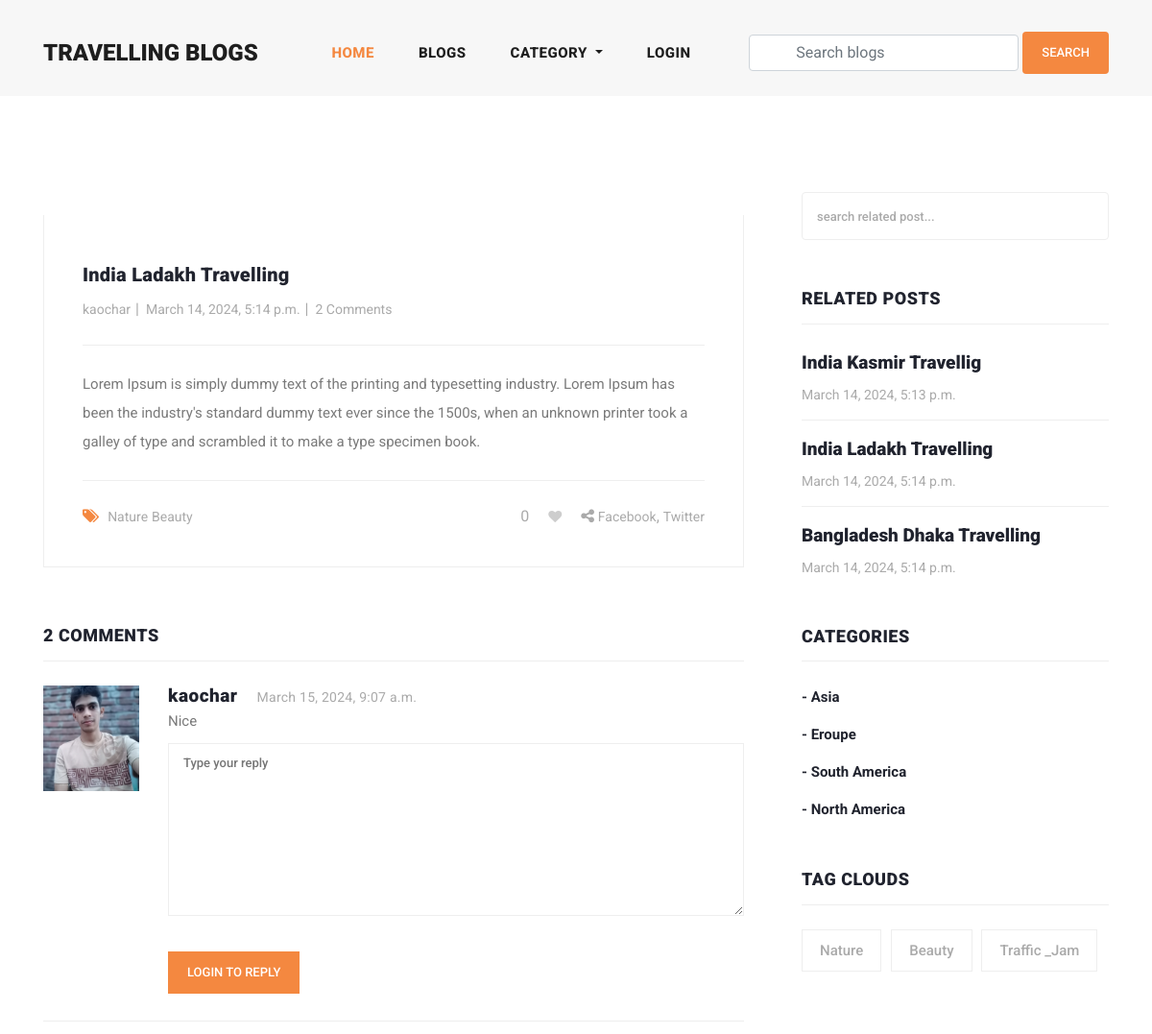
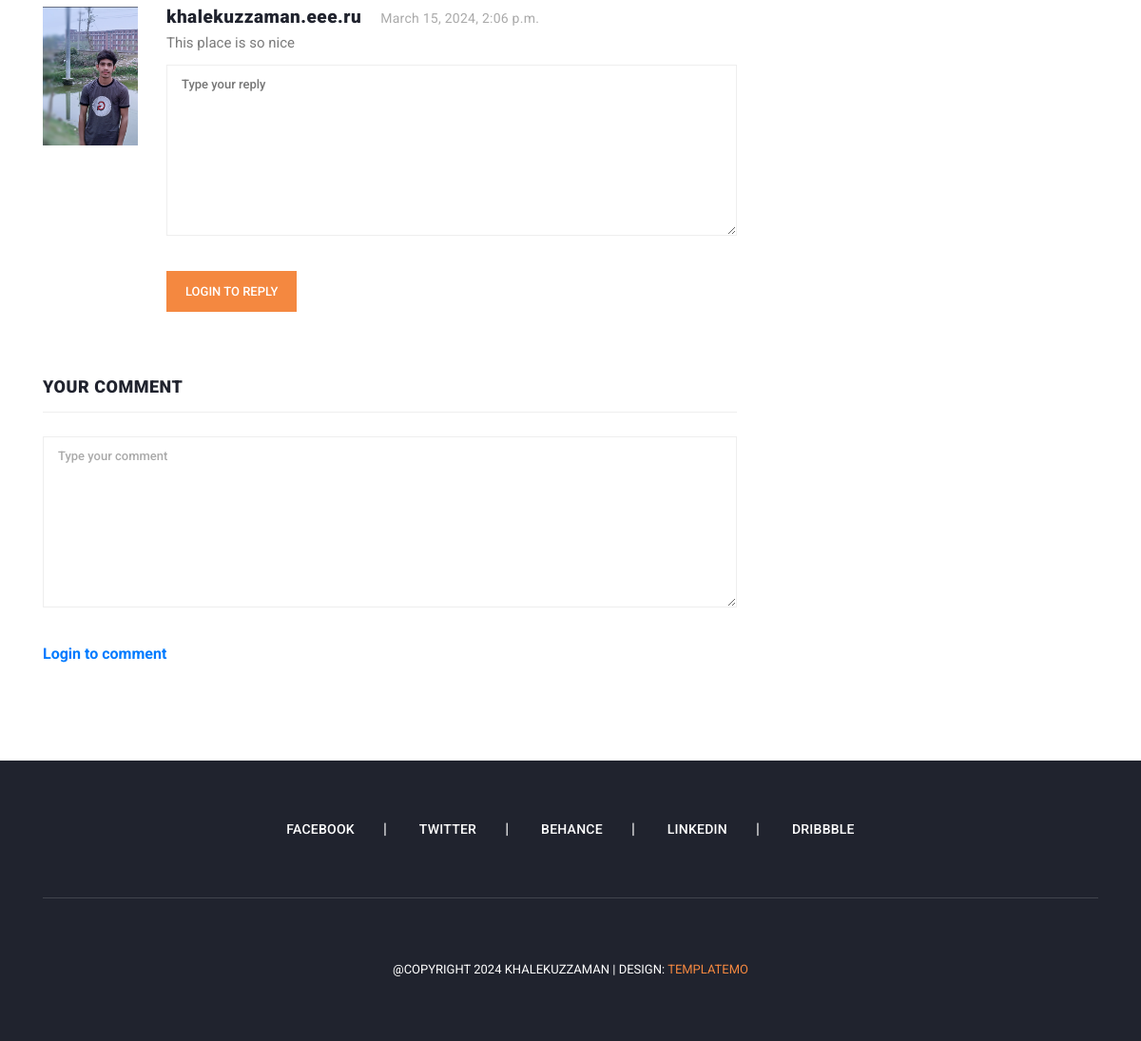
Page /blog/category/asia/india-ladakh-travelling/ on the committed database (2 pictures, top to bottom).
### blog/models.py (models this page shows, shortened)
class Blog(models.Model):
    user = models.ForeignKey(
        Account,
        related_name = 'user_blogs',
        on_delete = models.CASCADE
    )
    tags = models.ManyToManyField(
        Tag,
        related_name = 'tag_blogs',
        blank = True
    )
    likes = models.ManyToManyField(
        Account,
        related_name = 'user_likes',
        blank = True
    )
    category = models.ForeignKey(
        Category,
        related_name = 'category_blogs',
        on_delete = models.CASCADE
    )
    title = models.CharField(max_length = 200,unique = True)
    slug = models.SlugField(max_length = 255,unique = True)
    description = models.TextField(max_length = 1000,blank = True)
    banner = models.ImageField(upload_to = 'photos/blog_banners',blank = True)
    is_available = models.BooleanField(default = True)
    created_date = models.DateTimeField(auto_now_add = True)
    modified_date = models.DateTimeField(auto_now = True)
    def get_url(self):
        return reverse('blog_detail',args = [self.category.slug, self.slug])

class Tag(models.Model):
    title = models.CharField(max_length = 50,unique = True)
    slug = models.SlugField(max_length = 200,unique = True)
    created_date = models.DateTimeField(auto_now_add = True)

class Comment(models.Model):
    user = models.ForeignKey(
        Account,
        related_name = 'user_comments',
        on_delete = models.CASCADE
    )
    blog = models.ForeignKey(
        Blog,
        related_name = 'blog_comments',
        on_delete = models.CASCADE
    )
    text = models.TextField()
    created_date = models.DateTimeField(auto_now_add = True)

### accounts/models.py (models this page shows, shortened)
class Account(AbstractBaseUser):
    first_name = models.CharField(max_length = 50)
    last_name = models.CharField(max_length = 25)
    username = models.CharField(max_length = 50,unique = True)
    email = models.EmailField(max_length = 50,unique = True)
    phone_number = models.CharField(max_length = 11)
    date_joined = models.DateTimeField(auto_now_add = True)
    last_login = models.DateTimeField(auto_now = True)
    is_admin = models.BooleanField(default =  False)
    is_staff = models.BooleanField(default =  False)
    is_superadmin = models.BooleanField(default =  False)
    is_active = models.BooleanField(default =  False)
    profile_image = models.ImageField(
        null = True,
        blank = True,
        upload_to = 'photos/profile_images'
    )
    USERNAME_FIELD = 'email'
    REQUIRED_FIELDS = ['username','first_name','last_name']
    objects = MyAccountManager()
    def get_profile_picture(self):
        url = ""
        try:
            url = self.profile_image.url
        except:
            url = ""
        return url

### category/models.py (models this page shows, shortened)
class Category(models.Model):
    title = models.CharField(max_length = 50,unique = True)
    slug = models.SlugField(max_length = 100,unique = True)
    description = models.TextField(max_length = 255,blank = True)
    cat_image = models.ImageField(upload_to = 'photos/categories', blank = True)
    created_date = models.DateTimeField(auto_now_add = True)
    def get_url(self):
        return reverse('blogs_by_category',args = [self.slug])
    class Meta:
        verbose_name = 'Category'
        verbose_name_plural = 'Categories'

### blog/views.py (the view, shortened to what this page needs)
# urls.py: path('category/<slug:category_slug>/<slug:blog_slug>/',views.blog_detail, name = 'blog_detail'),
def blog_detail(request,category_slug,blog_slug):
    form = CommentForm()
    try:
        single_blog = Blog.objects.get(category__slug = category_slug,slug = blog_slug)
        category = Category.objects.get(id = single_blog.category.id)
        related_blogs = category.category_blogs.all()
        tags = Tag.objects.order_by('created_date')[:5]
        liked_by = request.user in single_blog.likes.all()
    except Exception as e:
        raise e
    context = {
        'single_blog' : single_blog,
        'related_blogs' : related_blogs,
        'tags' : tags,
        'form' : form,
        'liked_by' : liked_by
    }
    return render(request,'blog/blog_details.html',context)

### blog/templates/blog/blog_details.html (shortened to what this page needs)
{% extends 'base.html' %}
{% load static %}
{% block content %}
<section class="blog-posts grid-system">
    <div class="container">
      <div class="row">
        <div class="col-lg-8">
          <div class="all-blog-posts">
            <div class="row">
              <div class="col-lg-12">
                <div class="blog-post">
                  <div class="blog-thumb">
                  </div>
                  <div class="down-content">
                    <a href="javascript:void(0);"><h4>{{single_blog.title}}</h4></a>
                    <ul class="post-info">
                      <li><a href="">{{single_blog.user.username}}</a></li>
                      <li><a href="javascript:void(0);">{{single_blog.created_date}}</a></li>
                      <li><a href="javascript:void(0);">{{single_blog.blog_comments.all.count}} Comments</a></li>
                    </ul>
                    <p>{{single_blog.description|safe}}</p>
                    <div class="post-options">
                      <div class="row">
                        <div class="col-6">
                          <ul class="post-tags">
                            <li><i class="fa fa-tags"></i></li>
                            {% if single_blog.tags.all.count > 0 %}
                            {% for tag in single_blog.tags.all %}
                            <li><a href="">{{tag.title}}</a></li>
                            {% endfor %}
                            {% else %}
                            None
                            {% endif %}
                          </ul>
                        </div>
                        {% if request.user.is_authenticated %}
                        <div class="col-6">
                          <ul class="post-share">
                            <li id="like-count">{{single_blog.likes.count}}</li>
                            {% if liked_by %}
                            <li class="pl-3 pr-3"><a href="javascript:void(0);"><i id="like-icon" data-blog="{{single_blog.id}}" class="fa fa-heart"></i></a></li>
                            {% else %}
                            <li class="pl-3 pr-3"><a href="javascript:void(0);"><i id="like-icon" data-blog="{{single_blog.id}}" class="fa fa-heart empty-heart"></i></a></li>
                            {% endif %}
                            <li><i class="fa fa-share-alt"></i></li>
                            <li><a href="#">Facebook</a>,</li>
                            <li><a href="#"> Twitter</a></li>
                          </ul>
                        </div>
                        {% else %}
                        <div class="col-6">
                          <ul class="post-share">
                            <li id="like-count">{{single_blog.likes.count}}</li>
                            {% if liked_by %}
                            <li class="pl-3 pr-3"><a href="{% url 'login' %}"><i class="fa fa-heart"></i></a></li>
                            {% else %}
                            <li class="pl-3 pr-3"><a href="{% url 'login' %}"><i class="fa fa-heart empty-heart"></i></a></li>
                            {% endif %}
                            <li><i class="fa fa-share-alt"></i></li>
                            <li><a href="#">Facebook</a>,</li>
                            <li><a href="#"> Twitter</a></li>
                          </ul>
                        </div>
                        {% endif %}
                      </div>
                    </div>
                  </div>
                </div>
              </div>
              <div class="col-lg-12">
                <div class="sidebar-item comments">
                  <div class="sidebar-heading">
                    <h2>{{single_blog.blog_comments.count}} Comments</h2>
                  </div>
                  <div class="content">
                    <ul class="d-flex flex-column">
                      {% for comment in single_blog.blog_comments.all %}
                      <li>
                        <div class="author-thumb">
                          <img src="{{comment.user.get_profile_picture}}" alt="">
                        </div>
                        <div class="right-content">
                          <h4>{{comment.user.username}}<span>{{comment.created_date}}</span></h4>
                          <p>{{comment.text}}</p>
                          <form class="submit-reply my-2" id="comment" action="{% url 'add_reply' single_blog.id comment.id %}" method="POST">
                            <div class="row">
                              <div class="col-lg-12">
                                <fieldset>
                                  <textarea name="text" rows="2" cols="100" id="message" placeholder="Type your reply" required=""></textarea>
                                </fieldset>
                              </div>
                              <div class="col-lg-12">
                                <fieldset>
                                  {% if request.user.is_authenticated %}
                                  <button type="submit" id="form-submit" class="main-button reply-button">Reply</button>
                                  {% else %}
                                  <a href="{% url 'login' %}" id="form-submit" class="main-button reply-button">Login to reply</a>
                                  {% endif %}
                                </fieldset>
                              </div>
                            </div>
                          </form>
                        </div>
                      </li>
                      {% endfor %}
                    </ul>
                  </div>
                </div>
              </div>
              <div class="col-lg-12">
                <div class="sidebar-item submit-comment">
                  <div class="sidebar-heading">
                    <h2>Your comment</h2>
                  </div>
                  <div class="content">
                    <form id="comment" action="" method="POST">
                      <div class="row">
                        <div class="col-lg-12">
                          <fieldset>
                            <textarea name="text" rows="6" id="message" placeholder="Type your comment" required=""></textarea>
                          </fieldset>
                        </div>
                        <div class="col-lg-12">
                          <fieldset>
                            {% if request.user.is_authenticated %}
                            <button type="submit" id="form-submit" class="main-button">Submit</button>
                            {% else %}
                            <a href="{% url 'login' %}" id="form-submit" class="main-button"><strong>Login to comment</strong></a>
                            {% endif %}
                          </fieldset>
                        </div>
                      </div>
                    </form>
                  </div>
                </div>
              </div>
            </div>
          </div>
        </div>
        <div class="col-lg-4">
          <div class="sidebar">
            <div class="row">
              <div class="col-lg-12">
                <div class="sidebar-item search">
                  <form id="search_form" name="gs" method="GET" class = "search" action="{% url 'search_related_blogs'%}">
                  <input
                    type="text"
                    class="form-control"
                    placeholder="search related post..."
                    name="keyword"
                  />
                  </form>
                </div>
              </div>
              <div class="col-lg-12">
                <div class="sidebar-item recent-posts">
                  <div class="sidebar-heading">
                    <h2>Related Posts</h2>
                  </div>
                  <div class="content">
                    <ul>
                      {% for blog in related_blogs|slice:"3" %}
                      <li><a href="{{blog.get_url}}">
                        <h5>{{blog.title}}</h5>
                        <span>{{blog.created_date}}</span>
                      </a></li>
                      {% endfor %}
                    </ul>
                  </div>
                </div>
              </div>
              <div class="col-lg-12">
                <div class="sidebar-item categories">
                  <div class="sidebar-heading">
                    <h2>Categories</h2>
                  </div>
                  <div class="content">
                    <ul>
                      {% for category in links %}
                      <li><a href="{{category.get_url}}">- {{category.title}}</a></li>
                      {% endfor %}
                    </ul>
                  </div>
                </div>
              </div>
              <div class="col-lg-12">
                <div class="sidebar-item tags">
                  <div class="sidebar-heading">
                    <h2>Tag Clouds</h2>
                  </div>
                  <div class="content">
                    <ul>
                      {% for tag in tags %}
                      <li><a href="">{{tag.title}}</a></li>
                      {% endfor %}
                    </ul>
                  </div>
                </div>
              </div>
            </div>
          </div>
        </div>
      </div>
    </div>
  </section>
{% endblock content %}

### rows in the picture
Blog: title "India Ladakh Travelling", user.username "kaochar", created_date "March 14, 2024, 5:14 p.m.", blog_comments.all.count "2", description "Lorem Ipsum is simply dummy text of the printing and typesetting industry. Lorem Ipsum has been the industry's standard dummy text ever since the 1500s, when an unknown printer took a galley of type and scrambled it to make a type specimen book.", likes.count "0", blog_comments.count "2"
Tag: title "Nature"
Tag: title "Beauty"
Comment: user.get_profile_picture (picture), user.username "kaochar", created_date "March 15, 2024, 9:07 a.m.", text "Nice"
Comment: user.get_profile_picture (picture), user.username "khalekuzzaman.eee.ru", created_date "March 15, 2024, 2:06 p.m.", text "This place is so nice"
Blog: title "India Kasmir Travellig", created_date "March 14, 2024, 5:13 p.m."
Blog: title "Bangladesh Dhaka Travelling", created_date "March 14, 2024, 5:14 p.m."
Category: title "Asia"
Category: title "Eroupe"
Category: title "South America"
Category: title "North America"
Tag: title "Traffic _Jam"
